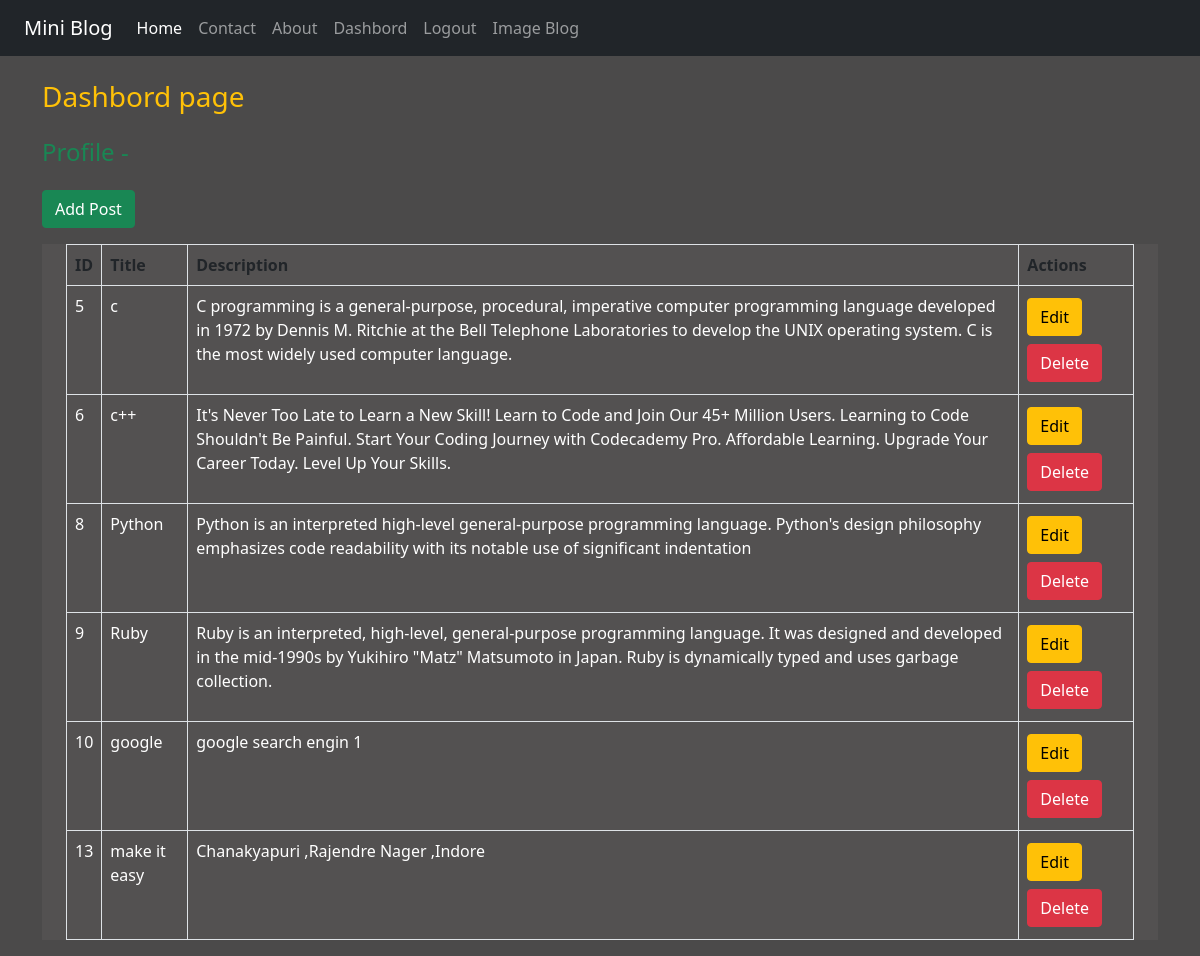
/dashbord/ (signed in), run on the app's committed database.
### blog/models.py (models this page shows)
class Post(models.Model):
	title = models.CharField(max_length=150)
	description = models.TextField()

### blog/views.py (the view)
# urls.py: path('dashbord/',views.dashbord,name='dashbord'),
def dashbord(request):
	if request.user.is_authenticated:
		posts=Post.objects.all()
		user=request.user
		full_name=user.get_full_name()
		grp=user.groups.all()
		print(grp,'00000000000000000000000000')
		return render(request,'blog/dashbord.html',{'group':grp,'posts':posts,'fullname':full_name,})
	else:
		return HttpResponseRedirect('/login/')

### blog/templates/blog/dashbord.html (shortened to what this page needs)
{% extends 'blog/base.html' %}
{% load static %}
{% block content %}
<div class="col=sm-10">
 <h3 class="text-warning my-4">Dashbord page</h3>
 <h4 class="text-success">Profile - {{fullname}}</h4>
 <a href="{% url 'addpost' %}" class="btn btn-success my-3">Add Post</a>
 <div class="jumbotron jumbotron-fluid jumbo-color">
   <div class="container">
     <body>
       <table class="table table-hover table-bordered table-sm-4 ">
         <thead class=" thead-dark">
            <tr>
                <th>ID</th>
                <th>Title</th>
                <th>Description</th>
                <th>Actions</th>
            </tr>
         </thead>
         <tbody>
             {% for stu in posts %}
                <tr class="text-white ">
                    <td>{{ stu.id }}</td>
                    <td>{{ stu.title }}</td>
                    <td>{{ stu.description }}</td>
                    <td>
                        <a href="/updatepost/{{ stu.id }}"><span class="glyphicon glyphicon-pencil btn btn-warning my-1" >Edit</span></a>
                        {% if perms.blog.delete_post %}
                        <a href="/deletepost/{{ stu.id }}"><span class="btn btn-danger my-1" >Delete</span></a>
                         {% endif %}
                    </td>
                </tr>
             {% endfor %}
         </tbody>
        </table>
    </body>
   </div>
  </div>
</div>
{% endblock content %}

### blog/static/blog/css/style.css (style rules this page uses)
body { background-color: rgb(75,74,74); color: antiquewhite }
.jumbo-color { background-color: rgb(83,81,81) }

### data on the page
Post: id "5", title "c", description "C programming is a general-purpose, procedural, imperative computer programming language developed in 1972 by Dennis M. Ritchie at the Bell Telephone Laboratories to develop the UNIX operating system. C is the most widely used computer language."
Post: id "6", title "c++", description "It's Never Too Late to Learn a New Skill! Learn to Code and Join Our 45+ Million Users. Learning to Code Shouldn't Be Painful. Start Your Coding Journey with Codecademy Pro. Affordable Learning. Upgrade Your Career Today. Level Up Your Skills."
Post: id "8", title "Python", description "Python is an interpreted high-level general-purpose programming language. Python's design philosophy emphasizes code readability with its notable use of significant indentation"
Post: id "9", title "Ruby", description "Ruby is an interpreted, high-level, general-purpose programming language. It was designed and developed in the mid-1990s by Yukihiro \"Matz\" Matsumoto in Japan. Ruby is dynamically typed and uses garbage collection."
Post: id "10", title "google", description "google search engin 1"
Post: id "13", title "make it easy", description "Chanakyapuri ,Rajendre Nager ,Indore"
